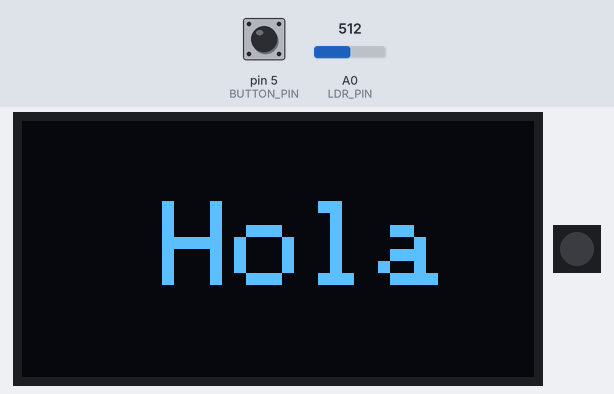
Bench run of a sketch on a simulated Arduino Uno, built with avr-gcc and run on an emulated ATmega328P. On the bench: 128×64 one-colour display, 1 RGB LEDs in strip order, left to right. The inputs (shaded band) are chosen by the test bench; at power-on: pin 5 (BUTTON_PIN) HIGH, A0 (LDR_PIN) = 512. What the sketch prints to the serial monitor is not drawn.

Above: at 2.2 s.
2.3 s: pin 5 (BUTTON_PIN) pulled LOW for 0.15 s
At 3.3 s:
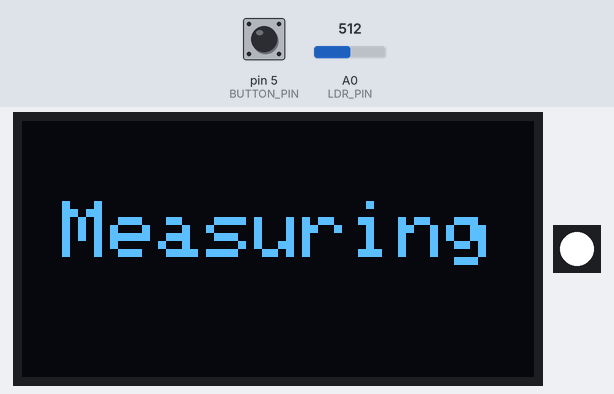
5.4 s: pin 5 (BUTTON_PIN) pulled LOW for 1 s
At 9.1 s:
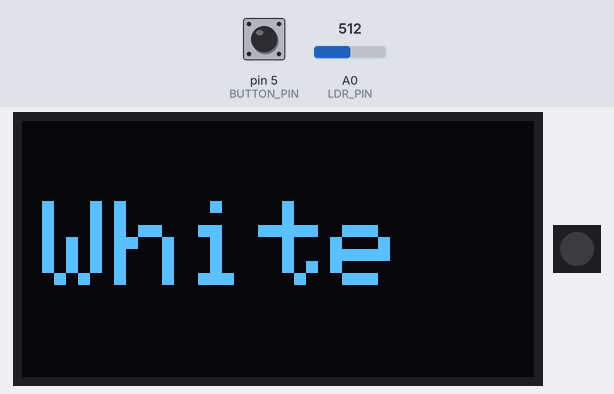
9.4 s: pin 5 (BUTTON_PIN) pulled LOW for 3.2 s
At 13.9 s:
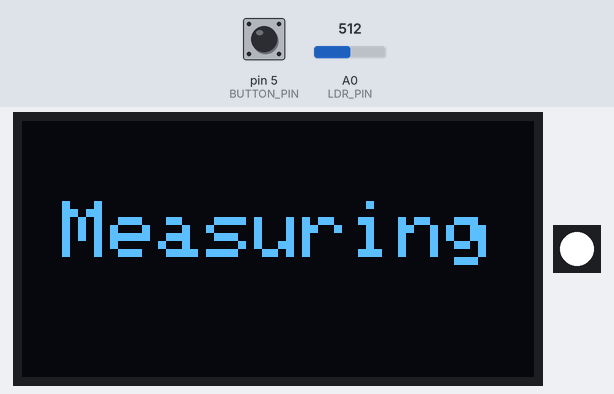
Timing chart, 0 to 15.7 s (numbered marks = the images above; inputs shaded):
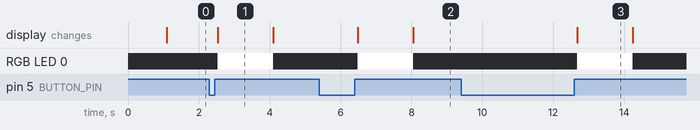

Measured:
- after the input at 2.3 s, RGB LED 0: off → RGB(255, 255, 255) after 0.23 s, → off 1.6 s later; the display: first changes after 0.23 s (image 1 shows a later state)
- after the input at 5.4 s, RGB LED 0: off → RGB(255, 255, 255) after 1.1 s, → off 1.6 s later; the display: first changes after 1.1 s (image 2 shows a later state)
- after the input at 9.4 s, RGB LED 0: off → RGB(255, 255, 255) after 3.3 s, → off 1.6 s later; the display: first changes after 3.3 s (image 3 shows a later state)
- what the display in image 1 shows lasts 1.6 s, from 2.5 s to 4.1 s

The sketch:

NeoVision.ino
```cpp
#include <Adafruit_NeoPixel.h>
#include <Adafruit_GFX.h>
#include <Adafruit_SSD1306.h>

#define LED_PIN 6
#define LED_COUNT 1
#define LDR_PIN A0
#define BUTTON_PIN 5

// OLED config
#define SCREEN_WIDTH 128
#define SCREEN_HEIGHT 64
#define OLED_RESET -1
Adafruit_SSD1306 display(SCREEN_WIDTH, SCREEN_HEIGHT, &Wire, OLED_RESET);

Adafruit_NeoPixel strip(LED_COUNT, LED_PIN, NEO_GRB + NEO_KHZ800);

// Updated reference values
struct ColorRef {
  const char* name;
  int value;
};

ColorRef colorDB[] = {
  { "Black", 285 },  //problem1
  { "Green", 333 },
  { "Blue", 270 },  //problem1
  { "Gray", 405 },  //problem2
  { "Red", 433 },
  { "Orange", 419 },  //problem2
  { "Yellow", 485 },
  { "White", 500 }
};

const int COLOR_COUNT = sizeof(colorDB) / sizeof(colorDB[0]);

void setup() {
  Serial.begin(9600);
  pinMode(BUTTON_PIN, INPUT_PULLUP);

  if (!display.begin(SSD1306_SWITCHCAPVCC, 0x3C)) {
    Serial.println("OLED init failed");
    while (true)
      ;
  }

  display.clearDisplay();
  display.setTextSize(3);
  display.setTextColor(SSD1306_WHITE);
  display.setCursor(35, 20);
  display.println("Hola");
  display.display();
  delay(1000);

  strip.begin();
  strip.show();
}

void loop() {
  waitForButton();

  display.clearDisplay();
  display.setTextSize(2);
  display.setCursor(10, 20);
  display.println("Measuring");
  display.display();

  // Illuminate surface
  strip.setPixelColor(0, strip.Color(255, 255, 255));
  strip.show();
  delay(500);

  // Take 5 LDR readings
  int readings = 0;
  for (int i = 0; i < 5; i++) {
    int value = analogRead(LDR_PIN);
    readings += value;
    Serial.print("Reading ");
    Serial.print(i + 1);
    Serial.print(": ");
    Serial.println(value);
    delay(200);
  }

  int average = readings / 5;
  Serial.println("---------------------------");
  Serial.print("Average LDR value: ");
  Serial.println(average);

  const char* detectedColor = detectColor(average);
  Serial.print("Detected Color: ");
  Serial.println(detectedColor);
  Serial.println("---------------------------");

  display.clearDisplay();
  display.setTextSize(3);
  display.setCursor(5, 20);
  display.print(detectedColor);
  display.display();

  strip.clear();
  strip.show();

  delay(500);
}

// Waits for button press and release
void waitForButton() {
  Serial.println("Waiting for button press...");
  while (digitalRead(BUTTON_PIN) == HIGH)
    ;
  delay(50);
  while (digitalRead(BUTTON_PIN) == LOW)
    ;
  delay(50);
}

// Finds the closest matching color by absolute difference
const char* detectColor(int value) {
  long minSquareDiff = 999999;
  const char* bestMatch = "Unknown";

  for (int i = 0; i < COLOR_COUNT; i++) {
    long diff = value - colorDB[i].value;
    long squareDiff = diff * diff;

    if (squareDiff < minSquareDiff) {
      minSquareDiff = squareDiff;
      bestMatch = colorDB[i].name;
    }
  }

  return bestMatch;
}
```
